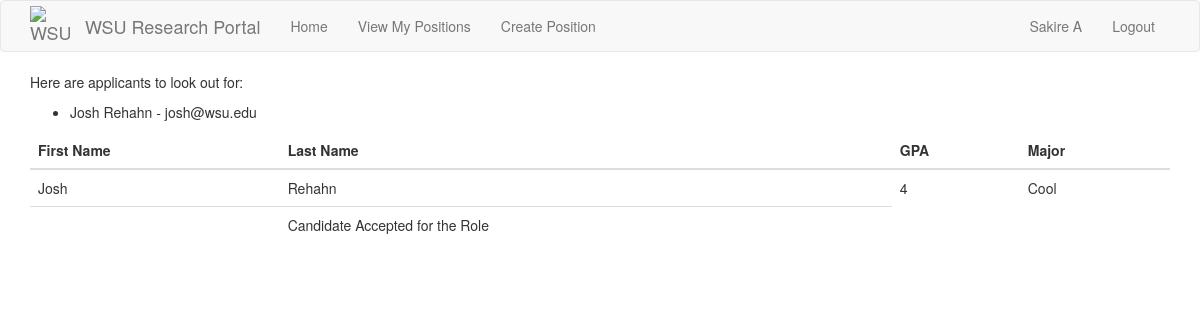
The page /positions/1/applicants (signed in) on the database its author committed.
### src/Model/models.py (models this page shows, shortened)
class User(db.Model, UserMixin):
    __tablename__ = 'user'
    id = db.Column(db.Integer, primary_key=True)
    password_hash = db.Column(db.String(128))
    firstname = db.Column(db.String(100))
    lastname = db.Column(db.String(100))
    email = db.Column(db.String(120),unique = True, index = True)
    phone = db.Column(db.String(11),unique = True)
    user_type = db.Column(db.String(50))
    __mapper_args__ = {
        'polymorphic_identity': 'User',
        'polymorphic_on': user_type
    }

class Student(User, db.Model):
    __tablename__='student'
    id = db.Column(db.ForeignKey("user.id"), primary_key = True)
    wsu_id = db.Column(db.String(15), unique = True)
    major = db.Column(db.String(50))
    gpa = db.Column(db.Integer())
    graduationDate = db.Column(db.String(15))
    experience = db.Column(db.String(500))
    applications = db.relationship('Application', backref='applicant')
    interests = db.relationship('Interest',
                                secondary=studentInterests,
                                primaryjoin=(studentInterests.c.student_id == id),
                                lazy='dynamic',
                                overlaps='studentInterests')
    languages = db.relationship('Language',
                                secondary=studentLanguages,
                                primaryjoin=(studentLanguages.c.student_id == id),
                                lazy='dynamic',
                                overlaps='studentLanguages')
    __mapper_args__ = {
        'polymorphic_identity': 'Student'
    }

class Application(db.Model):
    id = db.Column(db.Integer, primary_key=True)
    date = db.Column(db.DateTime, default=datetime.utcnow)
    status = db.Column(db.String(16))
    statement = db.Column(db.String(500))
    reference = db.Column(db.String(40))
    reference_email = db.Column(db.String(30))
    position_id = db.Column(db.Integer, db.ForeignKey('position.id')) # Every application has one position associated to it.
    student_id = db.Column(db.Integer, db.ForeignKey('student.id')) # Every application has one student associated to it.

### src/Controller/position_routes.py (the view)
@routes.route("/positions/<position_id>/applicants", methods=["GET"]) # View Applicants for current position
def positions_by_id_applicants(position_id):
    position = Position.query.filter_by(id=position_id).first()
    if position is None:
        return render_template("errors/404.html"), 404
    if current_user.user_type != "Professor" or current_user.id != position.professor_id:
        return render_template("errors/403.html"), 403
    applicants = {application:Student.query.filter_by(id=application.student_id).first() for application in position.applications}
    recommended_applicants = []
    required_languages = tuple(language for language in position.languages)
    for student in Student.query.all():
        student_languages = tuple(language for language in student.languages)
        if (student not in recommended_applicants) and all([required_language in student_languages for required_language in required_languages]):
            recommended_applicants.append(student)
    return render_template("Application Pages/applicants.html", recommended_applicants=recommended_applicants, students=applicants, position=position)

### app.py (called while the page is built)
@app.context_processor
def inject_request():
    return dict(request=request)

@app.before_request
def initBD(*args, **kwargs):
    if app.got_first_request:
        db.create_all()
        if Language.query.count() == 0:
            languages = ['Java','C', 'Python', 'C++', 'JavaScript', 'HTML', 'CSS']
            for t in languages:
                db.session.add(Language(name=t))
        db.session.commit()
        if Interest.query.count() == 0:
            interests = ['Software Engineering', 'Artificial intelligence', 'Cyber Security', 'Machine Learning', 'Computer Architecture', 'Data Science']
            for t in interests:
                db.session.add(Interest(name=t))
        db.session.commit()

### src/Model/models.py (called while the page is built)
@login.user_loader
def load_user(id):
    return User.query.get(int(id))

### src/View/templates/Application Pages/applicants.html (shortened to what this page needs)
{% extends "base.html" %}
{% block app_content %}
<div>
    {% if not (recommended_applicants == []) %}
        <p>Here are applicants to look out for:</p>
        <ul>
            {% for student in recommended_applicants %}
                <li><p>{{student.firstname}} {{student.lastname}} - {{student.email}}</p></li>
            {% endfor %}
        </ul>
    {% endif %}
</div>
<div>
    <table class="table">
        <thead>
            <tr>
                <th>First Name</th>
                <th>Last Name</th>
                <th>GPA</th>
                <th>Major</th>
            </tr>
        </thead>
        {% for application,student in students.items() %}
            <tbody>
                    <tr>
                        <td>{{ student.firstname }}</td>
                        <td>{{ student.lastname }}</td>
                        <td>{{ student.gpa }}</td>
                        <td>{{ student.major }}</td>
                    </tr>
                    <td>
                        {% if application.status == "Approved for Interview" %}
                            <a href="{{ url_for('positions.position_applicant_by_id', position_id=position.id, student_id=student.id) }}" class="btn btn-primary text-center">View Qualifications</a>
                            <a href="{{ url_for('positions.decline_applicant', position_id=position.id, student_id=student.id) }}" class="btn btn-danger text-center">Decline Candidate</a>
                            <a href="{{ url_for('positions.accept_applicant', position_id=position.id, student_id=student.id) }}" class="btn btn-success text-center">Accept Candidate</a>
                            <br><td> Candidate Approved for Interview  </td>
                        {% elif application.status == "Accepted" %}
                            <td> Candidate Accepted for the Role  </td>
                        {% endif %}
                    </td>
            </tbody>
        {% endfor %}
    </table>
</div>
{% endblock %}

### src/View/templates/_navbar.html (shortened to what this page needs)
{% block navbar %}
    <nav class="navbar navbar-default">
        <div class="container">
            <div class="navbar-header">
                <a class="navbar-brand" href="{{ url_for('routes.index') }}" style="display: flex; align-items: center;">
                    <img src="{{ url_for('static', filename='wsu-logo.png') }}" alt="WSU Cougarhead" style="width: 40px; height: 40px">
                    <span style="margin-left: 15px;">WSU Research Portal</span>
                </a>
            </div>
            <div class="collapse navbar-collapse" id="bs-example-navbar-collapse-1">
                <ul class="nav navbar-nav">
                        <li {% if request.path == url_for('routes.index') %}class="active"{% endif %}>
                            <a href="{{ url_for('routes.index') }}">Home</a>
                        </li>
                    {% if current_user.user_type == "Professor" %}
                        <li {% if request.path == url_for('positions.positions') %}class="active"{% endif %}>
                            <a href="{{ url_for('positions.positions') }}">View My Positions</a>
                        </li>
                        <li {% if request.path == url_for('positions.create_position') %}class="active"{% endif %}>
                            <a href="{{ url_for('positions.create_position') }}">Create Position</a>
                        </li>
                    {% endif %}
                </ul>
                <ul class="nav navbar-nav navbar-right">
                    {% if current_user.is_anonymous %}
                    <li><a href="{{ url_for('auth.login') }}">Login</a></li>
                    {% else %}
                    <li><a href="{{ url_for('routes.index') }}">{{ current_user.firstname }} {{ current_user.lastname }}</a></li>
                    <li><a href="{{ url_for('auth.logout') }}">Logout</a></li>
                    {% endif %}
                </ul>
            </div>
        </div>
    </nav>
{% endblock %}

### rows shown on the page
User: firstname "Sakire", lastname "A"
Student: firstname "Josh", lastname "Rehahn", email "josh@wsu.edu"
Application: firstname "Josh", lastname "Rehahn", gpa "4", major "Cool", status "Candidate Accepted for the Role"
